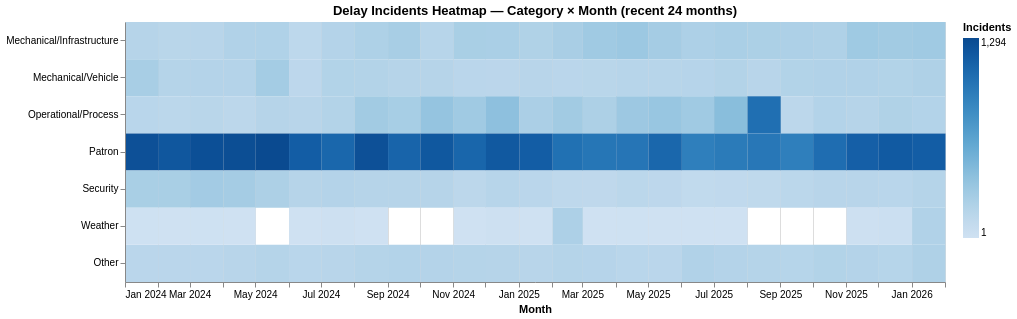

Notebook code for this chart:
### Markdown cell above
## 6. Heatmap — Category × Month (recent 24 months)

Highlights which categories spike in which months.

### Code cell
alt.Chart(recent).mark_rect().encode(
    x=alt.X("date:T", title="Month", timeUnit="yearmonth"),
    y=alt.Y("category:N", sort=domain, title=""),
    color=alt.Color("delays:Q", title="Incidents", scale=alt.Scale(scheme="blues")),
    tooltip=[
        alt.Tooltip("date:T", title="Month", format="%b %Y"),
        "category",
        "delays",
        "total_delay",
        "major_delays",
    ],
).properties(
    title="Delay Incidents Heatmap — Category × Month (recent 24 months)",
    width=820, height=260,
)

### Figure 1 — Vega-Lite specification as saved in the notebook (floating-point values rounded to 4 significant figures; data arrays with more than 128 entries replaced by an {"elided": "..."} marker saying what was removed)
{"config": {"view": {"continuousWidth": 300, "continuousHeight": 300}}, "data": {"name": "data-5faf3fac2db2c7a9feb651ab503a64f0"}, "mark": {"type": "rect"}, "encoding": {"color": {"field": "delays", "scale": {"scheme": "blues"}, "title": "Incidents", "type": "quantitative"}, "tooltip": [{"field": "date", "format": "%b %Y", "title": "Month", "type": "temporal"}, {"field": "category", "type": "nominal"}, {"field": "delays", "type": "quantitative"}, {"field": "total_delay", "type": "quantitative"}, {"field": "major_delays", "type": "quantitative"}], "x": {"field": "date", "timeUnit": "yearmonth", "title": "Month", "type": "temporal"}, "y": {"field": "category", "sort": ["Mechanical/Infrastructure", "Mechanical/Vehicle", "Operational/Process", "Patron", "Security", "Weather", "Other"], "title": "", "type": "nominal"}}, "height": 260, "title": "Delay Incidents Heatmap — Category × Month (recent 24 months)", "width": 820, "$schema": "https://vega.github.io/schema/vega-lite/v6.4.1.json", "datasets": {"data-5faf3fac2db2c7a9feb651ab503a64f0": {"elided": "169 records"}}}
